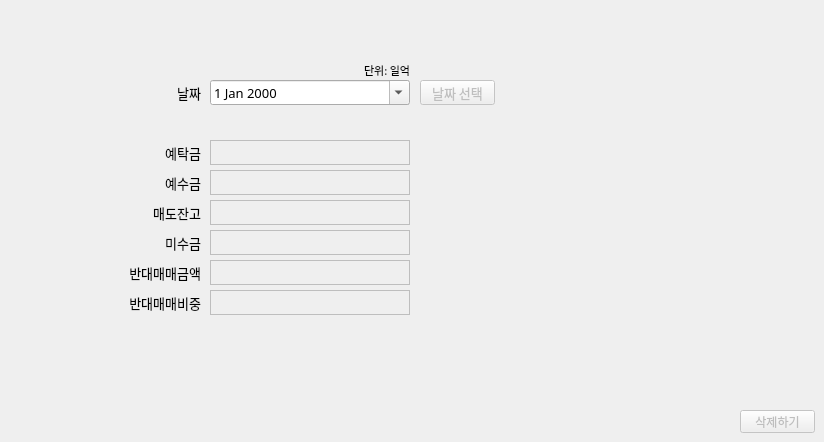
        <widget class="QWidget" name="covering_tab_del">
         <attribute name="title">
          <string>데이터 삭제</string>
         </attribute>
         <widget class="QWidget" name="widget_5" native="true">
          <property name="geometry">
           <rect>
            <x>70</x>
            <y>50</y>
            <width>550</width>
            <height>300</height>
           </rect>
          </property>
          <property name="font">
           <font>
            <family>맑은 고딕</family>
            <pointsize>10</pointsize>
           </font>
          </property>
          <widget class="QLabel" name="covering_label_del">
           <property name="geometry">
            <rect>
             <x>140</x>
             <y>60</y>
             <width>200</width>
             <height>20</height>
            </rect>
           </property>
           <property name="font">
            <font>
             <family>맑은 고딕</family>
             <pointsize>8</pointsize>
            </font>
           </property>
           <property name="text">
            <string/>
           </property>
           <property name="alignment">
            <set>Qt::AlignRight|Qt::AlignTop|Qt::AlignTrailing</set>
           </property>
          </widget>
          <widget class="QLabel" name="label_42">
           <property name="geometry">
            <rect>
             <x>30</x>
             <y>120</y>
             <width>101</width>
             <height>25</height>
            </rect>
           </property>
           <property name="font">
            <font>
             <family>맑은 고딕</family>
             <pointsize>10</pointsize>
            </font>
           </property>
           <property name="text">
            <string>예수금</string>
           </property>
           <property name="alignment">
            <set>Qt::AlignRight|Qt::AlignTrailing|Qt::AlignVCenter</set>
           </property>
          </widget>
          <widget class="QDateEdit" name="covering_date_del">
           <property name="geometry">
            <rect>
             <x>140</x>
             <y>30</y>
             <width>200</width>
             <height>25</height>
            </rect>
           </property>
           <property name="font">
            <font>
             <family>맑은 고딕</family>
             <pointsize>10</pointsize>
            </font>
           </property>
           <property name="calendarPopup">
            <bool>true</bool>
           </property>
          </widget>
          <widget class="QLabel" name="label_43">
           <property name="geometry">
            <rect>
             <x>30</x>
             <y>150</y>
             <width>101</width>
             <height>25</height>
            </rect>
           </property>
           <property name="font">
            <font>
             <family>맑은 고딕</family>
             <pointsize>10</pointsize>
            </font>
           </property>
           <property name="text">
            <string>매도잔고</string>
           </property>
           <property name="alignment">
            <set>Qt::AlignRight|Qt::AlignTrailing|Qt::AlignVCenter</set>
           </property>
          </widget>
          <widget class="QLabel" name="label_44">
           <property name="geometry">
            <rect>
             <x>30</x>
             <y>210</y>
             <width>101</width>
             <height>25</height>
            </rect>
           </property>
           <property name="font">
            <font>
             <family>맑은 고딕</family>
             <pointsize>10</pointsize>
            </font>
           </property>
           <property name="text">
            <string>반대매매금액</string>
           </property>
           <property name="alignment">
            <set>Qt::AlignRight|Qt::AlignTrailing|Qt::AlignVCenter</set>
           </property>
          </widget>
          <widget class="QLabel" name="label_45">
           <property name="geometry">
            <rect>
             <x>30</x>
             <y>180</y>
             <width>101</width>
             <height>25</height>
            </rect>
           </property>
           <property name="font">
            <font>
             <family>맑은 고딕</family>
             <pointsize>10</pointsize>
            </font>
           </property>
           <property name="text">
            <string>미수금</string>
           </property>
           <property name="alignment">
            <set>Qt::AlignRight|Qt::AlignTrailing|Qt::AlignVCenter</set>
           </property>
          </widget>
          <widget class="QWidget" name="covering_group_del" native="true">
           <property name="enabled">
            <bool>false</bool>
           </property>
           <property name="geometry">
            <rect>
             <x>140</x>
             <y>90</y>
             <width>211</width>
             <height>191</height>
            </rect>
           </property>
           <property name="font">
            <font>
             <family>맑은 고딕</family>
             <pointsize>10</pointsize>
            </font>
           </property>
           <widget class="QLabel" name="covering_label_del1">
            <property name="geometry">
             <rect>
              <x>0</x>
              <y>0</y>
              <width>200</width>
              <height>25</height>
             </rect>
            </property>
            <property name="autoFillBackground">
             <bool>false</bool>
            </property>
            <property name="frameShape">
             <enum>QFrame::Box</enum>
            </property>
            <property name="text">
             <string/>
            </property>
           </widget>
           <widget class="QLabel" name="covering_label_del2">
            <property name="geometry">
             <rect>
              <x>0</x>
              <y>30</y>
              <width>200</width>
              <height>25</height>
             </rect>
            </property>
            <property name="autoFillBackground">
             <bool>false</bool>
            </property>
            <property name="frameShape">
             <enum>QFrame::Box</enum>
            </property>
            <property name="text">
             <string/>
            </property>
           </widget>
           <widget class="QLabel" name="covering_label_del3">
            <property name="geometry">
             <rect>
              <x>0</x>
              <y>60</y>
              <width>200</width>
              <height>25</height>
             </rect>
            </property>
            <property name="autoFillBackground">
             <bool>false</bool>
            </property>
            <property name="frameShape">
             <enum>QFrame::Box</enum>
            </property>
            <property name="text">
             <string/>
            </property>
           </widget>
           <widget class="QLabel" name="covering_label_del4">
            <property name="geometry">
             <rect>
              <x>0</x>
              <y>90</y>
              <width>200</width>
              <height>25</height>
             </rect>
            </property>
            <property name="autoFillBackground">
             <bool>false</bool>
            </property>
            <property name="frameShape">
             <enum>QFrame::Box</enum>
            </property>
            <property name="text">
             <string/>
            </property>
           </widget>
           <widget class="QLabel" name="covering_label_del5">
            <property name="geometry">
             <rect>
              <x>0</x>
              <y>120</y>
              <width>200</width>
              <height>25</height>
             </rect>
            </property>
            <property name="autoFillBackground">
             <bool>false</bool>
            </property>
            <property name="frameShape">
             <enum>QFrame::Box</enum>
            </property>
            <property name="text">
             <string/>
            </property>
           </widget>
           <widget class="QLabel" name="covering_label_del6">
            <property name="geometry">
             <rect>
              <x>0</x>
              <y>150</y>
              <width>200</width>
              <height>25</height>
             </rect>
            </property>
            <property name="autoFillBackground">
             <bool>false</bool>
            </property>
            <property name="frameShape">
             <enum>QFrame::Box</enum>
            </property>
            <property name="text">
             <string/>
            </property>
           </widget>
          </widget>
          <widget class="QLabel" name="label_46">
           <property name="geometry">
            <rect>
             <x>30</x>
             <y>90</y>
             <width>101</width>
             <height>25</height>
            </rect>
           </property>
           <property name="font">
            <font>
             <family>맑은 고딕</family>
             <pointsize>10</pointsize>
            </font>
           </property>
           <property name="text">
            <string>예탁금</string>
           </property>
           <property name="alignment">
            <set>Qt::AlignRight|Qt::AlignTrailing|Qt::AlignVCenter</set>
           </property>
          </widget>
          <widget class="QLabel" name="label_47">
           <property name="geometry">
            <rect>
             <x>30</x>
             <y>30</y>
             <width>101</width>
             <height>25</height>
            </rect>
           </property>
           <property name="font">
            <font>
             <family>맑은 고딕</family>
             <pointsize>10</pointsize>
            </font>
           </property>
           <property name="text">
            <string>날짜</string>
           </property>
           <property name="alignment">
            <set>Qt::AlignRight|Qt::AlignTrailing|Qt::AlignVCenter</set>
           </property>
          </widget>
          <widget class="QLabel" name="label_48">
           <property name="geometry">
            <rect>
             <x>30</x>
             <y>240</y>
             <width>101</width>
             <height>25</height>
            </rect>
           </property>
           <property name="font">
            <font>
             <family>맑은 고딕</family>
             <pointsize>10</pointsize>
            </font>
           </property>
           <property name="text">
            <string>반대매매비중</string>
           </property>
           <property name="alignment">
            <set>Qt::AlignRight|Qt::AlignTrailing|Qt::AlignVCenter</set>
           </property>
          </widget>
          <widget class="QLabel" name="label_49">
           <property name="geometry">
            <rect>
             <x>240</x>
             <y>10</y>
             <width>100</width>
             <height>20</height>
            </rect>
           </property>
           <property name="font">
            <font>
             <family>맑은 고딕</family>
             <pointsize>8</pointsize>
            </font>
           </property>
           <property name="text">
            <string>단위: 일억</string>
           </property>
           <property name="alignment">
            <set>Qt::AlignRight|Qt::AlignTrailing|Qt::AlignVCenter</set>
           </property>
          </widget>
          <widget class="QPushButton" name="covering_btn_delDate">
           <property name="enabled">
            <bool>false</bool>
           </property>
           <property name="geometry">
            <rect>
             <x>350</x>
             <y>30</y>
             <width>75</width>
             <height>25</height>
            </rect>
           </property>
           <property name="text">
            <string>날짜 선택</string>
           </property>
          </widget>
         </widget>
         <widget class="QPushButton" name="covering_btn_del">
          <property name="enabled">
           <bool>false</bool>
          </property>
          <property name="geometry">
           <rect>
            <x>740</x>
            <y>410</y>
            <width>75</width>
            <height>23</height>
           </rect>
          </property>
          <property name="text">
           <string>삭제하기</string>
          </property>
         </widget>
        </widget>
